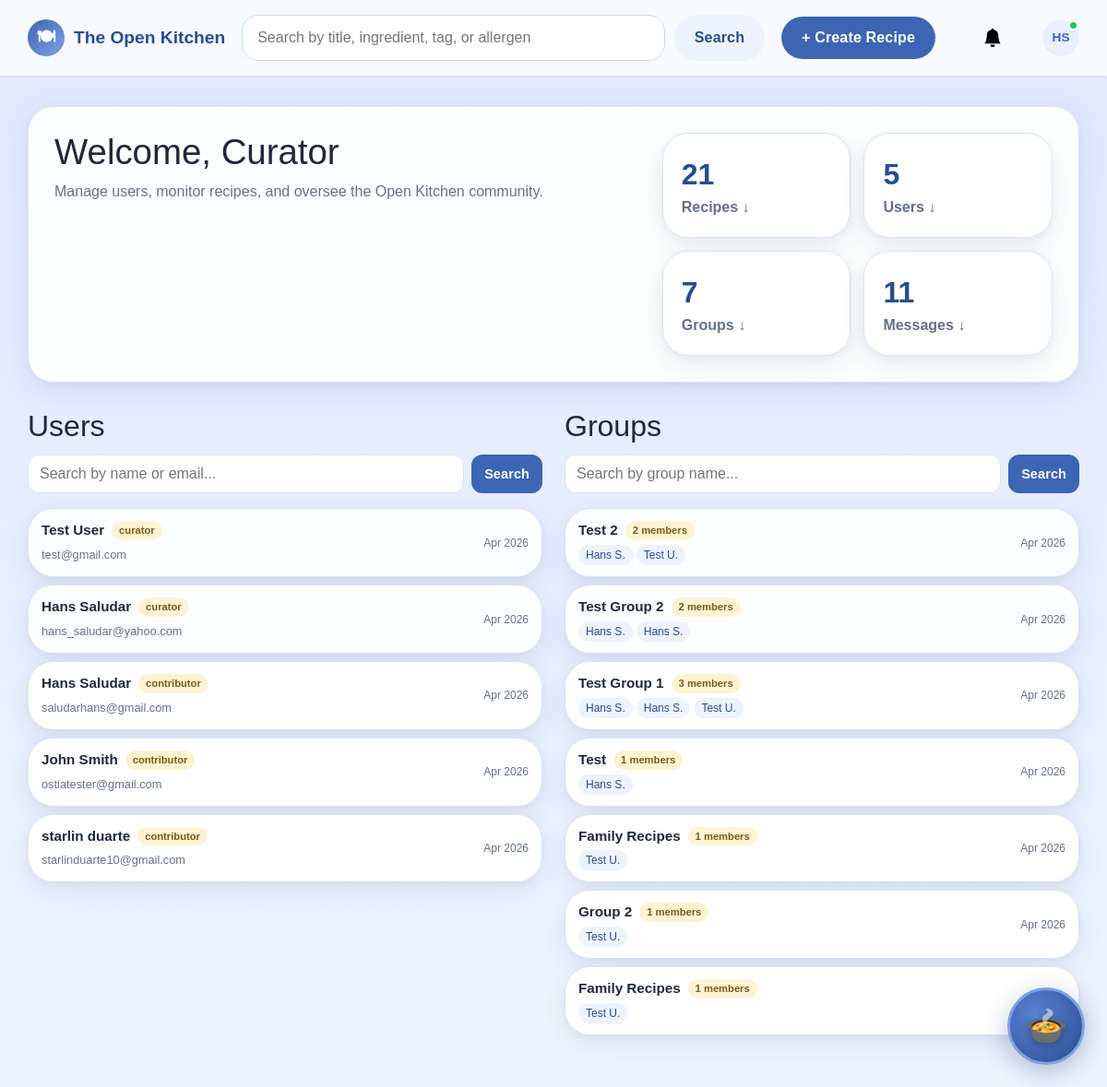
/curator (signed in), run on the app's committed database.
### app/models.py (models this page shows, shortened)
class User(db.Model):
    __tablename__ = 'users'
    id = db.Column(db.Integer, primary_key=True)
    firstName = db.Column(db.String(50), nullable=False)
    lastName = db.Column(db.String(50), nullable=False)
    email = db.Column(db.String(100), unique=True, nullable=False)
    password = db.Column(db.String(255), nullable=False)
    role = db.Column(db.String(20), nullable=False, default='contributor')
    isActive = db.Column(db.Boolean, default=True)
    dateCreated = db.Column(db.DateTime, nullable=False, default=datetime.now)
    avatar = db.Column(db.String(255), nullable=True)
    preferMetric = db.Column(db.Boolean, default=False, nullable=False)
    disableNotifications = db.Column(db.Boolean, default=False, nullable=False)
    lastSeen = db.Column(db.DateTime, nullable=True, default=None)
    doNotDisturb = db.Column(db.Boolean, default=False, nullable=False)
    recipes = db.relationship('Recipe', backref='author', lazy=True)

class Group(db.Model):
    __tablename__ = 'groups'
    id = db.Column(db.Integer, primary_key=True)
    leaderID = db.Column(db.Integer, db.ForeignKey('users.id'), nullable=False)
    name = db.Column(db.String(100), nullable=False)
    description = db.Column(db.Text)
    dateCreated = db.Column(db.DateTime, nullable=False)
    members = db.relationship('GroupMember', backref='group', lazy=True)
    messages = db.relationship('GroupMessage', backref='group', lazy=True)

class GroupMember(db.Model):
    __tablename__ = 'group_members'
    id = db.Column(db.Integer, primary_key=True)
    groupID = db.Column(db.Integer, db.ForeignKey('groups.id'), nullable=False)
    userID = db.Column(db.Integer, db.ForeignKey('users.id'), nullable=False)
    dateJoined = db.Column(db.DateTime, nullable=False)
    user = db.relationship('User', backref='memberships', lazy=True)

### app/routes.py (the view)
@app.route('/curator')
@login_required
@_curator_required
def curator_dashboard():
    search_query = request.args.get('q', '').strip()
    if search_query:
        users = User.query.filter(
            or_(
                User.firstName.ilike(f'%{search_query}%'),
                User.lastName.ilike(f'%{search_query}%'),
                User.email.ilike(f'%{search_query}%')
            )
        ).all()
    else:
        users = User.query.all()
    group_query = request.args.get('gq', '').strip()
    if group_query:
        groups = Group.query.filter(Group.name.ilike(f'%{group_query}%')).all()
    else:
        groups = Group.query.order_by(Group.dateCreated.desc()).all()
    stats = {
        'recipes': Recipe.query.count(),
        'users': User.query.count(),
        'groups': Group.query.count(),
        'messages': GroupMessage.query.count(),
    }
    return render_template('curator/dashboard.html',
                           users=users,
                           search_query=search_query,
                           groups=groups,
                           group_query=group_query,
                           stats=stats)

### app/templates/curator/dashboard.html (shortened to what this page needs)
{% extends "base.html" %}
{% block content %}
<section class="hero-card">
    <div>
        <h1>Welcome, Curator</h1>
        <p class="hero-copy">Manage users, monitor recipes, and oversee the Open Kitchen community.</p>
    </div>
    <div class="stats-panel">
        <a href="{{ url_for('export_recipes') }}" class="stat-card" title="Download CSV">
            <span class="stat-number">{{ stats.recipes }}</span>
            <span class="stat-label">Recipes ↓</span>
        </a>
        <a href="{{ url_for('export_users') }}" class="stat-card" title="Download CSV">
            <span class="stat-number">{{ stats.users }}</span>
            <span class="stat-label">Users ↓</span>
        </a>
        <a href="{{ url_for('export_groups') }}" class="stat-card" title="Download CSV">
            <span class="stat-number">{{ stats.groups }}</span>
            <span class="stat-label">Groups ↓</span>
        </a>
        <a href="{{ url_for('export_messages') }}" class="stat-card" title="Download CSV">
            <span class="stat-number">{{ stats.messages }}</span>
            <span class="stat-label">Messages ↓</span>
        </a>
    </div>
</section>
<div style="display: grid; grid-template-columns: 1fr 1fr; gap: 24px; margin-top: 28px; align-items: start;">
    <div>
        <h2 style="margin-bottom: 12px;">Users</h2>
        <form action="{{ url_for('curator_dashboard') }}" method="get" class="d-flex gap-2 mb-3">
            <input type="text" name="q" placeholder="Search by name or email..." value="{{ search_query }}"
                   style="flex: 1; padding: 8px 12px; border-radius: 12px; border: 1px solid var(--line); font: inherit; background: white;">
            <button type="submit" class="btn btn-primary btn-sm">Search</button>
        </form>
        <div style="display: flex; flex-direction: column; gap: 8px;">
            {% for u in users %}
            <div class="recipe-card-wrap">
                <a href="{{ url_for('curator_user_profile', user_id=u.id) }}" style="text-decoration: none; color: inherit; display: block;">
                    <div class="recipe-card" style="padding: 12px 14px; display: flex; align-items: center; justify-content: space-between; gap: 12px;">
                        <div style="min-width: 0;">
                            <div style="display: flex; align-items: center; gap: 8px; margin-bottom: 2px;">
                                <span style="font-weight: 700; font-size: .95rem; white-space: nowrap; overflow: hidden; text-overflow: ellipsis;">{{ u.firstName }} {{ u.lastName }}</span>
                                <span class="mini-pill" style="font-size: .7rem; padding: 2px 8px; flex-shrink: 0;">{{ u.role }}</span>
                            </div>
                            <span class="muted-small" style="font-size: .8rem;">{{ u.email }}</span>
                        </div>
                        <span class="muted-small" style="font-size: .75rem; flex-shrink: 0;">{{ u.dateCreated.strftime('%b %Y') }}</span>
                    </div>
                </a>
                <form method="POST" action="{{ url_for('curator_delete_user', user_id=u.id) }}"
                      style="position: absolute; top: 8px; right: 8px;"
                      onsubmit="return confirm('Permanently delete {{ u.firstName }} {{ u.lastName }}? This cannot be undone.')">
                </form>
            </div>
            {% else %}
            <p class="muted-small">No users found.</p>
            {% endfor %}
        </div>
    </div>
    <div>
        <h2 style="margin-bottom: 12px;">Groups</h2>
        <form action="{{ url_for('curator_dashboard') }}" method="get" class="d-flex gap-2 mb-3">
            <input type="text" name="gq" placeholder="Search by group name..." value="{{ group_query }}"
                   style="flex: 1; padding: 8px 12px; border-radius: 12px; border: 1px solid var(--line); font: inherit; background: white;">
            <button type="submit" class="btn btn-primary btn-sm">Search</button>
        </form>
        <div style="display: flex; flex-direction: column; gap: 8px;">
            {% for g in groups %}
            {% set leader = g.members | selectattr('userID', 'equalto', g.leaderID) | first %}
            <div class="recipe-card-wrap">
                <a href="{{ url_for('view_group', group_id=g.id) }}" style="text-decoration: none; color: inherit; display: block;">
                    <div class="recipe-card" style="padding: 12px 14px; display: flex; align-items: center; justify-content: space-between; gap: 12px;">
                        <div style="min-width: 0;">
                            <div style="display: flex; align-items: center; gap: 8px; margin-bottom: 4px;">
                                <span style="font-weight: 700; font-size: .95rem; white-space: nowrap; overflow: hidden; text-overflow: ellipsis;">{{ g.name }}</span>
                                <span class="mini-pill" style="font-size: .7rem; padding: 2px 8px; flex-shrink: 0;">{{ g.members | length }} members</span>
                            </div>
                            <div style="display: flex; flex-wrap: wrap; gap: 4px;">
                                {% for m in g.members[:4] %}
                                <span style="font-size: .75rem; background: #edf3ff; color: var(--primary-dark); border-radius: 999px; padding: 2px 8px;">{{ m.user.firstName }} {{ m.user.lastName[0] }}.</span>
                                {% endfor %}
                            </div>
                        </div>
                        <span class="muted-small" style="font-size: .75rem; flex-shrink: 0;">{{ g.dateCreated.strftime('%b %Y') }}</span>
                    </div>
                </a>
                <form method="POST" action="{{ url_for('curator_delete_group', group_id=g.id) }}"
                      style="position: absolute; top: 8px; right: 8px;"
                      onsubmit="return confirm('Delete group \'{{ g.name }}\'? This cannot be undone.')">
                </form>
            </div>
            {% else %}
            <p class="muted-small">No groups found.</p>
            {% endfor %}
        </div>
    </div>
</div>
{% endblock %}

### app/templates/base.html (shortened to what this page needs)
<!DOCTYPE html>
<html lang="en">
<head>
    <link href="https://cdn.jsdelivr.net/npm/bootstrap@5.3.3/dist/css/bootstrap.min.css" rel="stylesheet">
    <link rel="stylesheet" href="{{ url_for('static', filename='style.css') }}">
</head>
<body>
    <video autoplay muted loop playsinline
           style="position: fixed; inset: 0; width: 100%; height: 100%; object-fit: cover; opacity: 0.2; z-index: -1; pointer-events: none;">
        <source src="{{ url_for('static', filename='background_video.mp4') }}" type="video/mp4">
    </video>
    <header class="site-header">
        <div class="container nav-wrap">
            <a class="brand" href="{{ url_for('dashboard') }}">
                <span class="brand-mark">🍽</span>
                <span>The Open Kitchen</span>
            </a>
            <form class="searchbar" action="{{ url_for('search') }}" method="get">
                <input type="text" name="q" placeholder="Search by title, ingredient, tag, or allergen"
                       value="{{ request.args.get('q', '') }}">
                <button type="submit" class="btn btn-secondary">Search</button>
            </form>
            <nav class="nav-links">
                {% if session.get('user_id') %}
                    <a href="{{ url_for('create_recipe') }}" class="btn btn-primary">+ Create Recipe</a>
                {% else %}
                    <a href="{{ url_for('login') }}" class="btn btn-primary">Log In</a>
                {% endif %}
                {% if session.get('user_id') %}
                <button type="button"
                        id="notificationBtn"
                        class="btn btn-light position-relative ms-3"
                        data-bs-toggle="offcanvas"
                        data-bs-target="#notificationPanel"
                        aria-controls="notificationPanel">
                    <svg xmlns="http://www.w3.org/2000/svg" width="20" height="20" fill="currentColor" class="bi bi-bell-fill" viewBox="0 0 16 16">
                        <path d="M8 16a2 2 0 0 0 2-2H6a2 2 0 0 0 2 2m.995-14.901a1 1 0 1 0-1.99 0A5 5 0 0 0 3 6c0 1.098-.5 6-2 7h14c-1.5-1-2-5.902-2-7 0-2.42-1.72-4.44-4.005-4.901"/>
                    </svg>
                </button>
                {% endif %}
                {% if session.get('user_id') %}
                <div class="dropdown ms-2" style="position: relative;">
                    <button class="btn p-0 border-0 d-flex align-items-center justify-content-center"
                            type="button"
                            id="profileDropdown"
                            data-bs-toggle="dropdown"
                            aria-expanded="false"
                            style="width: 40px; height: 40px; border-radius: 50%; overflow: hidden; background: transparent;">
                        {% if current_user and current_user.avatar %}
                        <img src="{{ url_for('static', filename='uploads/' + current_user.avatar) }}"
                             alt="Profile"
                             style="width: 40px; height: 40px; border-radius: 50%; object-fit: cover;">
                        {% else %}
                        <div style="width: 40px; height: 40px; border-radius: 50%; background: #e8f0ff; color: #3a5fc8; display: flex; align-items: center; justify-content: center; font-weight: 700; font-size: 0.85rem;">
                            {% if current_user %}{{ current_user.firstName[0] }}{{ current_user.lastName[0] }}{% else %}?{% endif %}
                        </div>
                        {% endif %}
                    </button>
                </div>
                {% endif %}
            </nav>
        </div>
    </header>
    <main class="container page-shell">
        {% block content %}{% endblock %}
    </main>
    <div class="toast-container position-fixed top-0 end-0 p-3" style="z-index: 1100;" id="toastContainer"></div>
    <div id="mp-pot-wrap">
      <div id="mp-pot-btn">
        <span class="mp-pot-icon">🍲</span>
      </div>
    </div>
</body>
</html>

### data on the page
User: firstName "H", lastName "S", firstName "Hans", lastName "Saludar", role "curator", email "hans_saludar@yahoo.com", dateCreated "Apr 2026"
User: firstName "Test", lastName "User", role "curator", email "test@gmail.com", dateCreated "Apr 2026"
User: firstName "Hans", lastName "Saludar", role "contributor", email "saludarhans@gmail.com", dateCreated "Apr 2026"
User: firstName "John", lastName "Smith", role "contributor", email "ostiatester@gmail.com", dateCreated "Apr 2026"
User: firstName "starlin", lastName "duarte", role "contributor", email "starlinduarte10@gmail.com", dateCreated "Apr 2026"
Group: name "Test 2", members|length "2", dateCreated "Apr 2026"
GroupMember: user.firstName "Hans", user "S"
GroupMember: user.firstName "Test", user "U"
Group: name "Test Group 2", members|length "2", dateCreated "Apr 2026"
GroupMember: user.firstName "Hans", user "S"
GroupMember: user.firstName "Hans", user "S"
Group: name "Test Group 1", members|length "3", dateCreated "Apr 2026"
GroupMember: user.firstName "Hans", user "S"
GroupMember: user.firstName "Hans", user "S"
GroupMember: user.firstName "Test", user "U"
Group: name "Test", members|length "1", dateCreated "Apr 2026"
GroupMember: user.firstName "Hans", user "S"
Group: name "Family Recipes", members|length "1", dateCreated "Apr 2026"
GroupMember: user.firstName "Test", user "U"
Group: name "Group 2", members|length "1", dateCreated "Apr 2026"
GroupMember: user.firstName "Test", user "U"
Group: name "Family Recipes", members|length "1"
GroupMember: user.firstName "Test", user "U"

### other printed values
{{ stats.recipes }} "21"
{{ stats.users }} "5"
{{ stats.groups }} "7"
{{ stats.messages }} "11"
